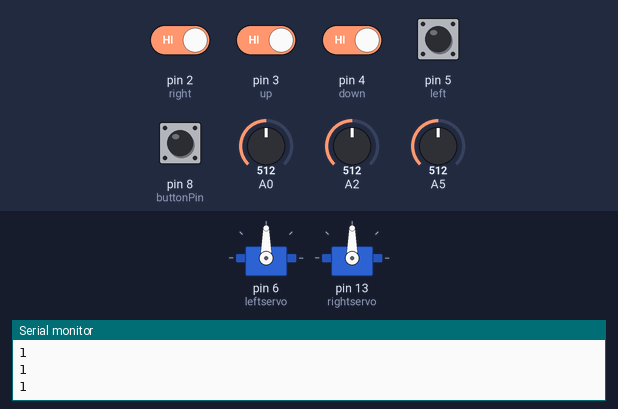
A sketch run on a simulated Arduino Uno, built with avr-gcc and run on an emulated ATmega328P. Shown: 2 × servo, the last lines printed to the serial monitor. The inputs (shaded band) are chosen by the test bench; at power-on: pin 2 (right), pin 3 (up), pin 4 (down), pin 8 (buttonPin) HIGH, pin 5 (left) LOW, A0 = 512, A2 = 512, A5 = 512.

Above: at 1.2 s.
1.3 s: pin 2 (right) driven LOW and pin 3 (up) driven LOW
At 2.1 s:
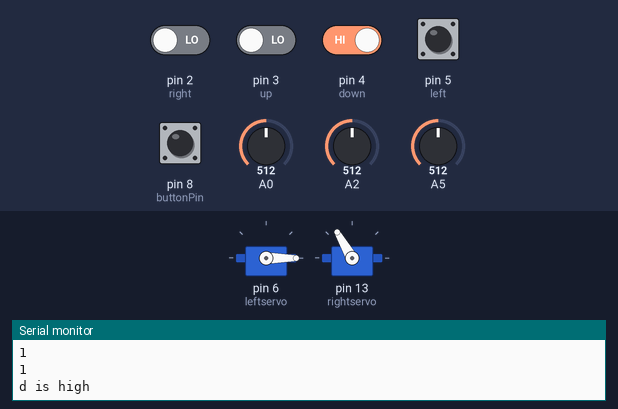
4.3 s: pin 3 (up) driven HIGH and pin 4 (down) driven LOW
7.3 s: pin 2 (right) driven HIGH
At 8.3 s:
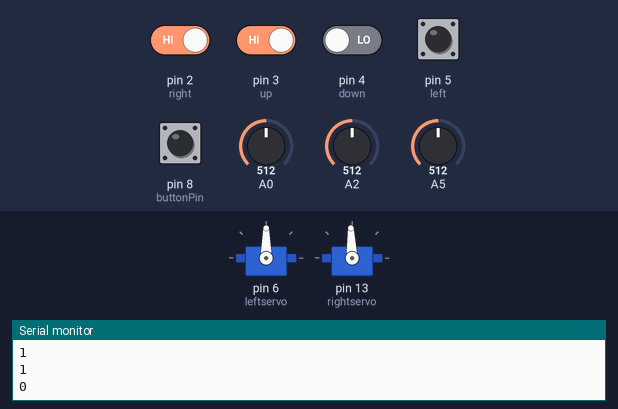
8.8 s: pin 3 (up) driven LOW
At 11.4 s:
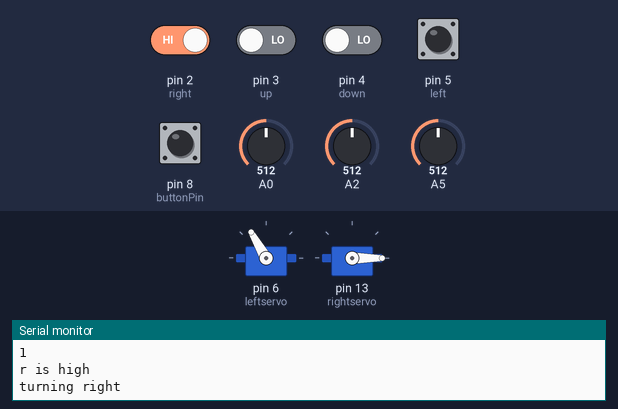
11.8 s: pin 3 (up) driven HIGH
At 13.7 s:
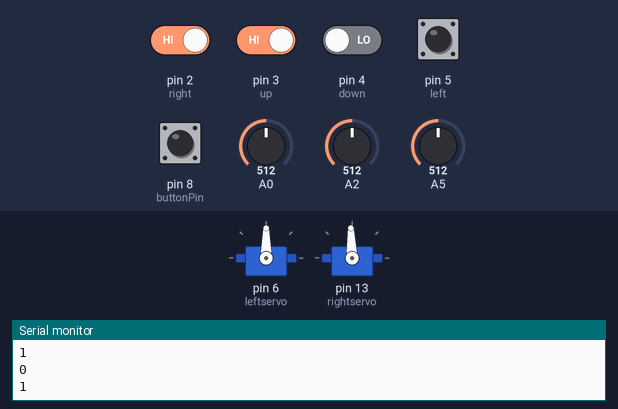
14.8 s: pin 2 (right) driven LOW
At 15.8 s:
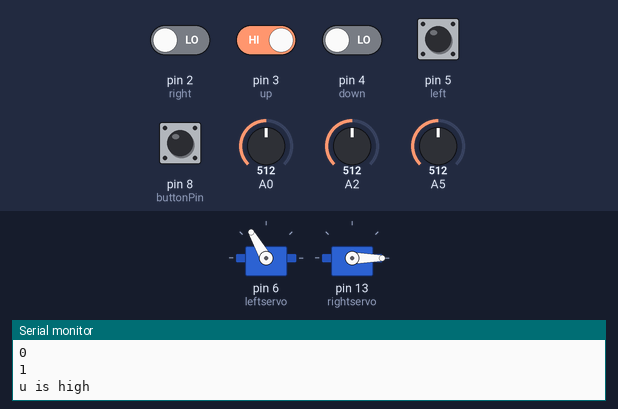
Timing chart, 0 to 18.5 s (numbered marks = the images above; inputs shaded):
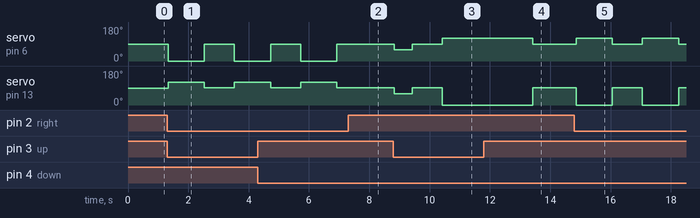

The sketch:

BinaryEdu_Code_for_hand_and_dip.ino
```cpp
  //includes and imports
  #include <Servo.h>

  //servo stuff
  Servo leftservo, rightservo; // create servo object to control a servo

  int halftime = 600;
  int fulltime = 1200;
  int halfspeed = 30;
  int fullspeed = 120; //variables to control delay time


  //directions pins
  int right = 2;
  int up = 3;
  int down =  4;
  int left = 5;

  //switches pins
  int bin3 = 10;
  int bin2 =  11;
  int bin1 = 12;

  //method choosing button
  int buttonPin = 8;
  int button;

  //hand glove control
  int  r1 , r2 , r3;
  int FirstF, secondF, ThirdF;

  // variables to control directions
  int l, d, u, r;

  //variables to obtain DIPs
  String bit1, bit2, bit3;

  //the variable that will hold the value of any binary input
  String binary;

  //string for activating directions
  char robotdirection;


  //functions prototypes----------------------------------
  int gloveRead (int, int, int);
  void robotmove (int, char);


void setup()
{
  //declarations
  Serial.begin(9600);

  //initialize pin modes
  //butons
  pinMode(right, INPUT);
  pinMode(up, INPUT);
  pinMode(down, INPUT);
  pinMode(left, INPUT);

  //binary inputs
  pinMode(bin3, INPUT);
  pinMode(bin2, INPUT);
  pinMode(bin1, INPUT);
  pinMode(buttonPin, INPUT);

   //servo pins 6 + 13
  leftservo.attach(6);
  rightservo.attach(13);

}


void loop()
{

  button = digitalRead(buttonPin);

  delay(4);


  //if button is zero, input method is DIP
  if ((button == 0) ) ///check it
  {
    r = digitalRead(right);
  delay(4);
  l = digitalRead(left);
  delay(4);
  u = digitalRead(up);
  delay(4);
  d = digitalRead(down);
  delay(4);
  Serial.println(r);
  Serial.println(l);
  Serial.println(u);
  Serial.println(d);
  Serial.println(button);

    robotdirection='n';

  if  (l ==HIGH && r == LOW && d == LOW && u == LOW ){
    robotdirection = 'l';
    Serial.println("l is high"); }
  else if (l ==LOW && r == HIGH && d == LOW && u == LOW){
    Serial.println("r is high");
    robotdirection = 'r'; }
  else if (l ==LOW && r == LOW && d == LOW && u == HIGH){
    Serial.println("u is high");
    robotdirection = 'u';}
  else if (l ==LOW && r == LOW && d == HIGH && u == LOW){
    Serial.println("d is high");
    robotdirection = 'd'; }

    //switches code ---------------------------------------------------------

    //echo the input
    bit3 = (String)digitalRead(bin3);
    bit2 = (String) digitalRead(bin2);
    bit1 = (String) digitalRead(bin1);
    binary = bit1 + bit2 + bit3;
    int binaryValue = 0;

    //convert steps # to intigers!!!!!
    /* int j =0;
    for (int i = binary.length()-1 ; i >=0 ;i--){
      binaryValue = (binary[i] == 0 ? 0 : pow(2,j));
      j++;
    }
    */

           if ( binary == "000")
            binaryValue = 0;
          else if ( binary == "001")
           binaryValue = 1;
          else if ( binary =="010")
           binaryValue = 2;
          else if ( binary =="011")
            binaryValue = 3;
          else if ( binary =="100")
            binaryValue = 4;
          else if ( binary =="101")
            binaryValue = 5;
          else if ( binary =="110")
            binaryValue = 6;
          else if ( binary =="111")
            binaryValue = 7;

   Serial.println(binaryValue);
  robotmove(binaryValue, robotdirection);
  }


  //if button is 1, input method is glove
  else if (button ==1 ) // check it
    {
    //glove code -------------------------------------------------------------------------------------------

  r = digitalRead(right);
  delay(4);
  l = digitalRead(left);
  delay(4);
  u = digitalRead(up);
  delay(4);
  d = digitalRead(down);
  delay(4);
  Serial.println(r);
  Serial.println(l);
  Serial.println(u);
  Serial.println(d);
  Serial.println(button);

    robotdirection='n';

  if  (l ==HIGH && r == LOW && d == LOW && u == LOW ){
    robotdirection = 'l';
    Serial.println("l is high"); }
  else if (l ==LOW && r == HIGH && d == LOW && u == LOW){
    Serial.println("r is high");
    robotdirection = 'r'; }
  else if (l ==LOW && r == LOW && d == LOW && u == HIGH){
    Serial.println("u is high");
    robotdirection = 'u';}
  else if (l ==LOW && r == LOW && d == HIGH && u == LOW){
    Serial.println("d is high");
    robotdirection = 'd'; }


    FirstF = analogRead(A0);
    secondF = analogRead(A2);
    ThirdF = analogRead(A5);
    int gloveBinaryValue = gloveRead( FirstF, secondF, ThirdF);
    robotmove( gloveBinaryValue, robotdirection);
    }
    delay(20);
    } // end of void loop


//robot moving function

void robotmove (int steps, char directions)
      {
       int checkmate =0;
       for (int stepcounter = 1; stepcounter <= steps; stepcounter++)
       {
         //go left function
           if ( directions == 'l')
            {
              if (checkmate==0){
              leftservo.write(90 + halfspeed);
              rightservo.write(90 + halfspeed);
              delay(halftime);
              Serial.println("turning left");
              leftservo.write(90);
              rightservo.write(92);
              delay(1000);
              checkmate++;  }
              leftservo.write(fullspeed);
              rightservo.write(-fullspeed);
              delay(1000);
              Serial.println("going up");
              leftservo.write(90);
              rightservo.write(92);
            }

            //go forward
            else if ( directions == 'u')
            {
              leftservo.write(fullspeed);
              rightservo.write(-fullspeed);
              delay(fulltime);
              leftservo.write(90);
              rightservo.write(92);
              delay(1000);
              Serial.println("going up");
            }

            //going down
            else  if ( directions == 'd')
            {
              leftservo.write(-fullspeed);
              rightservo.write(+fullspeed);
              delay(fulltime);
              leftservo.write(90);
              rightservo.write(92);
              Serial.println("going down");
              delay(1000);
            }

            //going right
            else if ( directions == 'r')
            {
              if (checkmate==0){
              leftservo.write(90 - halfspeed);
              rightservo.write(90 - halfspeed);
              delay(halftime);
              Serial.println("turning right");
              leftservo.write(90);
              rightservo.write(92);
              delay(1000);

              checkmate++;  }
              leftservo.write(fullspeed);
              rightservo.write(-fullspeed);
              delay(1000);
              Serial.println("going up");
              leftservo.write(90);
              rightservo.write(92);

              /*leftservo.write(90 - halfspeed);
              rightservo.write(90- halfspeed);
              delay(halftime);
              leftservo.write(90);
              rightservo.write(92);
              Serial.println("going right");
              delay(1000);*/
            }
       }

      } //end of robotmove function


//read glove input function
int gloveRead (int x, int y, int z){
          /* if ( x > 700)
            r1 = "1";
          else
            r1 = "0" ;
          if ( y > 200)
            r2 = "1";
          else
            r2 = "0" ;
          if ( z > 250)
            r3 = "1";
          else
            r3 = "0" ;
          //end of glove related code
          binary = r3 + r2 + r1;
          //glove binary conditions
          if ( binary == "000")
            return 0;
          else if ( binary == "001")
            return 1;
          else if ( binary =="010")
            return 2;
          else if ( binary =="011")
            return 3;
          else if ( binary =="100")
            return 4;
          else if ( binary =="101")
            return 5;
          else if ( binary =="110")
            return 6;
          else if ( binary =="111")

            return 7; */
          if ( x > 700)
r1 = 1;

else
r1 = 0 ;

if ( y > 200)
r2 = 1;

else
r2 = 0 ;

if ( z > 250)
r3 = 1;

else
r3 = 0 ;


if ( r1 == 0 && r2 == 0 && r3 == 0){
//servo
  return 0 ;

}
if ( r1 == 0 && r2 == 0 && r3 == 1){
//servo
  return 1 ;

}
if ( r1 == 0 && r2 == 1 && r3 == 0){
//servo
 return 2;

}
if ( r1 == 0 && r2 == 1 && r3 == 1){
//servo
  return 3 ;


}
if ( r1 == 1 && r2 == 0 && r3 == 0){
//servo
  return 4 ;

}
if ( r1 == 1 && r2 == 0 && r3 == 1){
//servo
  return 5 ;

}
if ( r1 == 1 && r2 == 1 && r3 == 0){
//servo
  return 6 ;

}
if ( r1 == 1 && r2 == 1 && r3 == 1){
//servo
  return 7 ;

}
      }

//end of code
```

Measured:
- after the input at 1.3 s, servo on pin 6 (leftservo): 90° → 0° at once, → 90° 1.2 s later, → 0° 1.0 s later; servo on pin 13 (rightservo): 90° → 120° at once, → 92° 1.2 s later, → 120° 1.0 s later
- after the input at 7.3 s, servo on pin 6 (leftservo): stays 90° (without the input it goes to 120° after 0.67 s); servo on pin 13 (rightservo): stays 92° (without the input it goes to 0° after 0.67 s)
- after the input at 8.8 s, servo on pin 6 (leftservo): 90° → 60° at once, → 90° 0.60 s later, → 120° 1.0 s later; servo on pin 13 (rightservo): 92° → 60° at once, → 92° 0.60 s later, → 0° 1.0 s later
- after the input at 11.8 s, servo on pin 6 (leftservo): goes on until 13.4 s, then stays 90°; servo on pin 13 (rightservo): goes on until 13.4 s, then stays 92°
- after the input at 14.8 s, servo on pin 6 (leftservo): alternates 120° for 1.2 s and 90° for 1.0 s, starting after 0.06 s; servo on pin 13 (rightservo): alternates 92° for 1.0 s and 0° for 1.2 s, starting after 0.06 s
